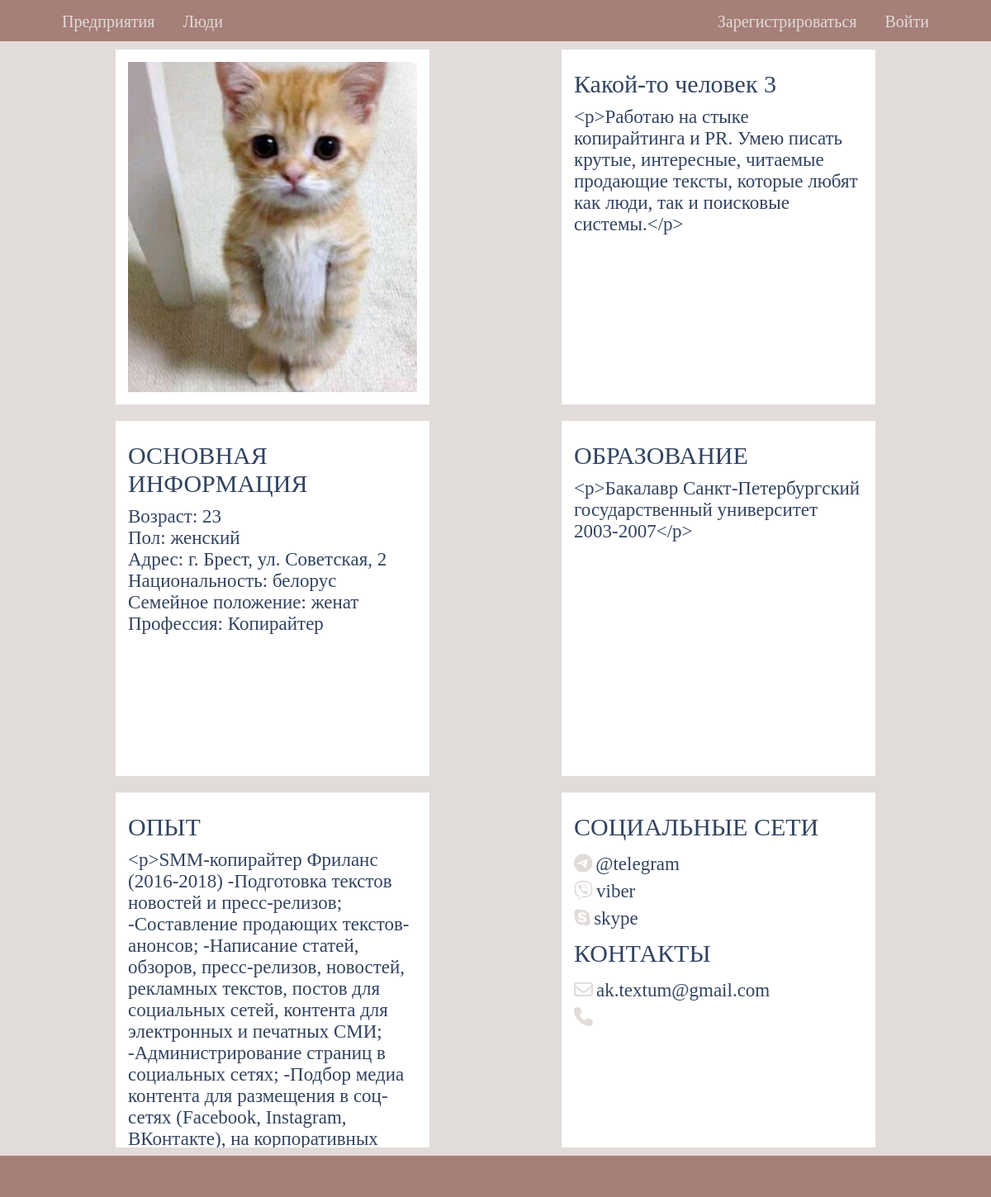
Page /people/kakoj-to-chelovek-3/ on the committed database.
### app/models.py (models this page shows, shortened)
class Person(models.Model):
    name = models.CharField(max_length=250, verbose_name="Имя")
    slug = models.SlugField(max_length=250, verbose_name="url", unique=True, blank=True)
    main_inf = models.TextField(verbose_name="Основная информация")
    photo = models.ImageField(
        upload_to="photos/person/%Y/%m/%d/", verbose_name="Фото", blank=True
    )
    age = models.SmallIntegerField(verbose_name="Возраст")
    gender = models.CharField(max_length=100, verbose_name="Пол")
    adress = models.CharField(max_length=300, verbose_name="Адрес")
    nationality = models.CharField(max_length=100, verbose_name="Национальность")
    family_status = models.CharField(max_length=100, verbose_name="Семейный статус")
    profession = models.CharField(max_length=100, verbose_name="Профессия")
    education = models.TextField(verbose_name="Образование")
    experience = models.TextField(verbose_name="Опыт работы")
    current_place = models.ForeignKey(
        Firm,
        on_delete=models.CASCADE,
        related_name="person",
        verbose_name="Настоящее место работы",
    )
    telegram = models.CharField(max_length=100, blank=True)
    viber = models.CharField(max_length=100, blank=True)
    skype = models.CharField(max_length=100, blank=True)
    mail = models.EmailField(max_length=250)
    phone = models.CharField(max_length=100)
    class Meta:
        verbose_name = "Сотрудник"
        verbose_name_plural = "Сотрудники"
        ordering = ["name"]

### app/views.py (the view)
# urls.py: path("people/<str:slug>/", views.PersonPage.as_view(), name="person"),
class PersonPage(DetailView):
    template_name = "app/person.html"
    context_object_name = "person"
    def get_queryset(self):
        return models.Person.objects.filter(slug=self.kwargs["slug"])
    def get_context_data(self, **kwargs):
        context = super().get_context_data(**kwargs)
        context["person"] = self.get_object()
        return context

### app/models.py (called while the page is built)
    def get_absolute_url(self):
        return reverse("firm", kwargs={"slug": self.slug})

### app/templates/app/person.html (shortened to what this page needs)
{% extends 'base.html' %}
{% load static %}
{% block css_rools %}
<link rel="stylesheet" href="{% static 'css/person2.css' %}">
{% endblock %}
{% block content %}
<section class="main_section">
    <div class="center_block">
        <div class="info_block">
            <div class="photo_block">
                <img src="{{person.photo.url}}">
            </div>
            <div class="main_inf">
                <p>{{person.name}}</p>
                <span> {{person.main_inf}}</span>
            </div>
            <div class="other_inf">
                <p>ОСНОВНАЯ ИНФОРМАЦИЯ</p>
                <span>Возраст: </span>
                <span>{{person.age}}</span><br>
                <span>Пол: </span>
                <span>{{person.gender}}</span><br>
                <span>Адрес: </span>
                <span>{{person.adress}}</span><br>
                <span>Национальность: </span>
                <span>{{person.nationality}}</span><br>
                <span>Семейное положение: </span>
                <span>{{person.family_status}}</span><br>
                <span>Профессия: </span>
                <span>{{person.profession}}</span><br>
            </div>
            <div class="education">
                <p>ОБРАЗОВАНИЕ</p>
                <span>{{person.education}}</span>
            </div>
            <div class="experience">
                <p>ОПЫТ</p>
                <span>{{person.experience}}</span>
            </div>
            <div class="contacts">
                <p>СОЦИАЛЬНЫЕ СЕТИ</p>
                <i class="fa-brands fa-telegram"></i>
                <span>{{person.telegram}}</span><br>
                <i class="fa-brands fa-viber"></i>
                <span>{{person.viber}}</span><br>
                <i class="fa-brands fa-skype"></i>
                <span>{{person.skype}}</span><br>
                <p>КОНТАКТЫ</p>
                <i class="fa-regular fa-envelope"></i>
                <span>{{person.mail}}</span><br>
                <i class="fa-solid fa-phone"></i>
                <br>
            </div>
        </div>
    </div>
</section>
{% endblock %}

### practice_app/static/css/person2.css (style rules this page uses)
* { color: #32435f; }
i { color: #e1dcd9; }
body { margin: 0; }
p { font-size: 30px; margin: 10px 0px; }
span { font-size: 23px; padding: 23px 0px; }
i { display: block; font-size: 23px; padding: 5px 0px; }
.main_section { background: #e1dcd9; display: flex; justify-content: center; }
.center_block { width: 1200px; display: flex; align-items: center; justify-content: space-between; }
.info_block { display: flex; width: 100%; justify-content: space-around; flex-wrap: wrap; }
.info_block > div { height: 400px; background: white; width: 350px; margin: 10px 0px; padding: 15px; overflow: hidden; }
.photo_block { overflow: hidden; }
img { height: 100%; width: 100%; object-fit: cover; }
@media (max-width: 1260px) { .center_block { width:90%; } }

### rows in the picture
Person: photo (picture), name "Какой-то человек 3", main_inf "<p>Работаю на стыке копирайтинга и PR. Умею писать крутые, интересные, читаемые продающие тексты, которые любят как люди, так и поисковые системы.</p>", age "23", gender "женский", adress "г. Брест, ул. Советская, 2", nationality "белорус", family_status "женат", profession "Копирайтер", education "<p>Бакалавр Санкт-Петербургский государственный университет 2003-2007</p>", experience "<p>SMM-копирайтер Фриланс (2016-2018) -Подготовка текстов новостей и пресс-релизов; -Составление продающих текстов-анонсов; -Написание статей, обзоров, пресс-релизов, новостей, рекламных текстов, постов для социальных сетей, контента для электронных и печатных СМИ; -Администрирование страниц в социальных сетях; -Подбор медиа контента для размещения в соц-сетях (Facebook, Instagram, ВКонтакте), на корпоративных…", telegram "@telegram", viber "viber", skype "skype", mail "ak.textum@gmail.com"
